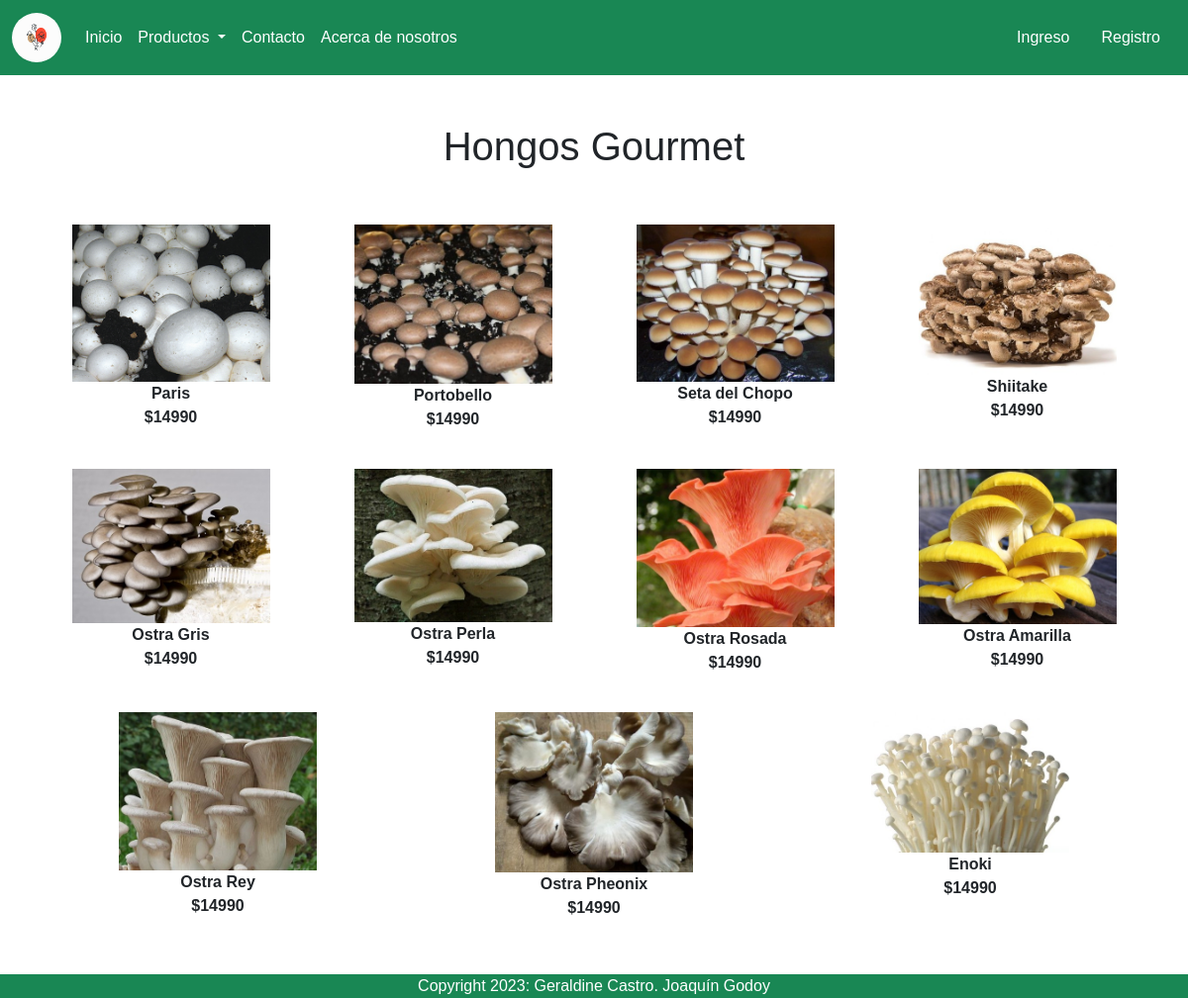
Page /categoria/HG on the committed database.
### paginaV3_app/models.py (models this page shows, shortened)
class Producto(models.Model):
    CATEGORIAS = (
        ('HG', 'Hongos Gourmet'),
        ('EM', 'Esporas Psilocybes'),
    )
    titulo = models.CharField(max_length=100)
    precio = models.IntegerField()
    descripcion = models.TextField()
    categoria = models.CharField(choices=CATEGORIAS, max_length=2)
    prod_imagen = models.ImageField(upload_to='producto')

### paginaV3_app/views.py (the view)
# urls.py: path('categoria/<slug:val>', views.categoria, name='categoria'),
def categoria(request, val):
    if request.user.is_authenticated:
        items_carrito = Carrito.objects.filter(user=request.user)
        cantidad_items = sum([item.cantidad for item in items_carrito])
        producto = Producto.objects.filter(categoria=val)
        context = {'producto': producto, 'cantidad_items': cantidad_items}
        return render(request, 'paginaV3_app/categoria.html', context)
    else:
        producto = Producto.objects.filter(categoria=val)
        context = {'producto': producto}
        return render(request, 'paginaV3_app/categoria.html', context)

### paginaV3_app/templates/paginaV3_app/categoria.html (shortened to what this page needs)
{% extends 'paginaV3_app/base.html' %}
{% load static %}
{% block main-content %}
    <div class="text-center mt-5">
        {% for prod in producto %}
            {% if forloop.first %}
                <h1>{{prod.get_categoria_display}}</h1>
            {% endif %}
        {% endfor %}
    </h1></div>
    <div class="container my-5">
        <div class="row">
            <div class="col-sm-12 text-center">
                <div class="row">
                    {% for prod in producto %}
                        <div class="col text-center mb-4">
                            <a href="{% url 'detalle_producto' prod.id %}" class="btn">
                                <div>
                                    <img src="{{prod.prod_imagen.url}}" width="200">
                                    <div class="fw-bold">{{prod.titulo}}</div>
                                    <div class="fw-bold">${{prod.precio}}</div>
                                </div>
                            </a>
                        </div>
                    {% endfor %}
                </div>
            </div>
        </div>
    </div>
{% endblock main-content %}

### paginaV3_app/templates/paginaV3_app/base.html (shortened to what this page needs)
<!DOCTYPE html>
{% load static %}
<html lang="en">
<head>
    <link href="https://cdn.jsdelivr.net/npm/bootstrap@5.2.3/dist/css/bootstrap.min.css" rel="stylesheet">
    <link rel="stylesheet" href="{% static 'paginaV3_app/css/owl.carousel.min.css' %}">
    <link rel="stylesheet" href="{% static 'paginaV3_app/css/all.min.css' %}">
    <link rel="stylesheet" href="{% static 'paginaV3_app/css/myStyle.css' %}">
</head>
<body>
    <nav id="nav-top" class="navbar navbar-expand-lg navbar-dark bg-success">
        <div class="container-fluid">
          <a class="navbar-brand" href="#"><img src="{% static 'paginaV3_app/imagenes/iconos/icono-pagina.png' %}" alt="" width="50" height="50" style="border-radius: 100%;"></a>
          <div class="collapse navbar-collapse" id="navbarSupportedContent">
            <ul class="navbar-nav me-auto mb-2 mb-lg-0">
              <li class="nav-item">
                <a class="nav-link active" aria-current="page" href="/">Inicio</a>
              </li>
              <li class="nav-item dropdown">
                <a class="nav-link dropdown-toggle text-white" href="#" role="button" data-bs-toggle="dropdown" aria-expanded="false">
                  Productos
                </a>
              </li>
              <li class="nav-item">
                <a class="nav-link text-white" href="{% url 'contacto' %}">Contacto</a>
              </li>
              <li class="nav-item">
                <a class="nav-link text-white" href="{% url 'acerca' %}">Acerca de nosotros</a>
              </li>
            </ul>
          </div>
          <ul class="navbar-nav me-auto mb-2 mb-lg-0">
            <li class="nav-item dropdown mx-2">
              {% if user.is_authenticated %}
                <a class="nav-link dropdown-toggle text-white" href="#"
                  id="profileDropdown" role="button" data-bs-toggle="dropdown"
                  aria-expanded="false">{{ user.username }}</a>
                  <ul class="dropdown-menu" aria-labelledby="profileDropdown">
                      <li>
                          <a class="dropdown-item" href="{% url 'perfil' %}">Cuenta</a>
                      </li>
                      <li>
                          <a class="dropdown-item" href="{% url 'logout' %}">Salir</a>
                      </li>
                  </ul>
                  <li class="nav-item mx-2">
                    <a class="nav-link text-white" href="{% url 'mostrar_carrito' %}"> <span class="badge bg-danger" id="icono-carrito">{{ cantidad_items }}</span> Carrito </a>
                  </li>
              {% else %}
                <li class="nav-item mx-2">
                  <a class="nav-link text-white" href="{% url 'login' %}">Ingreso</a>
                </li>
                <li class="nav-item mx-2">
                  <a class="nav-link text-white" href="{% url 'registro' %}">Registro</a>
                </li>
                {% endif %}
                </li>
          </ul>
        </div>
      </nav>
      {% block main-content %}{% endblock main-content %}
      <footer class="container-fluid fixed-bottom bg-success text-center text-white p2 mt-5">
        Copyright 2023: Geraldine Castro. Joaquín Godoy
      </footer>
</body>
</html>

### paginaV3_app/static/paginaV3_app/css/myStyle.css (style rules this page uses)
body { font-family: sans-serif; }
a { text-decoration: none; }

### rows in the picture
Producto: categoria "Hongos Gourmet", prod_imagen (picture), titulo "Paris", precio "14990"
Producto: prod_imagen (picture), titulo "Portobello", precio "14990"
Producto: prod_imagen (picture), titulo "Seta del Chopo", precio "14990"
Producto: prod_imagen (picture), titulo "Shiitake", precio "14990"
Producto: prod_imagen (picture), titulo "Ostra Gris", precio "14990"
Producto: prod_imagen (picture), titulo "Ostra Perla", precio "14990"
Producto: prod_imagen (picture), titulo "Ostra Rosada", precio "14990"
Producto: prod_imagen (picture), titulo "Ostra Amarilla", precio "14990"
Producto: prod_imagen (picture), titulo "Ostra Rey", precio "14990"
Producto: prod_imagen (picture), titulo "Ostra Pheonix", precio "14990"
Producto: prod_imagen (picture), titulo "Enoki", precio "14990"
